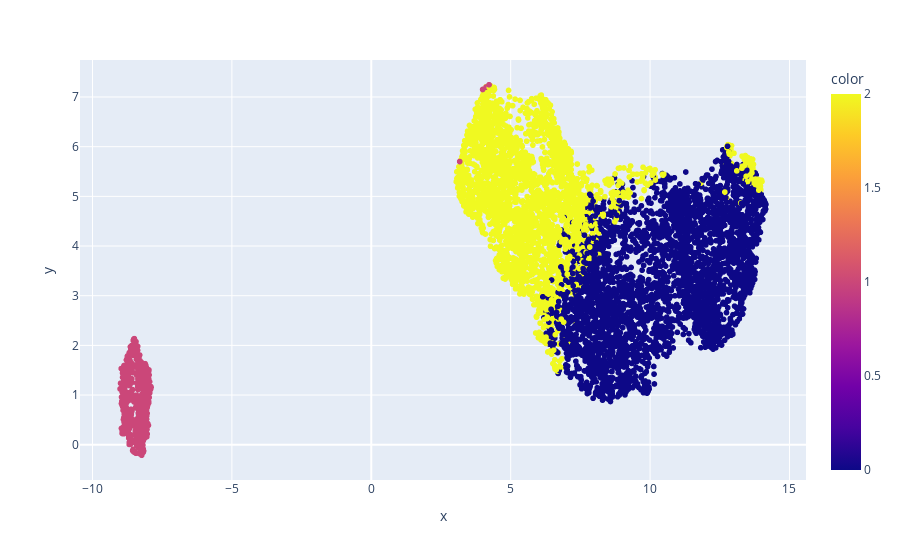
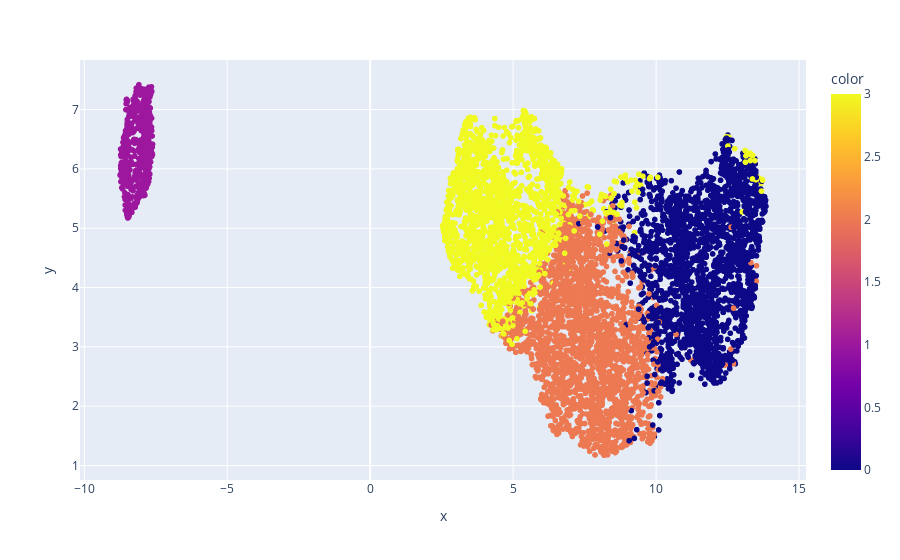
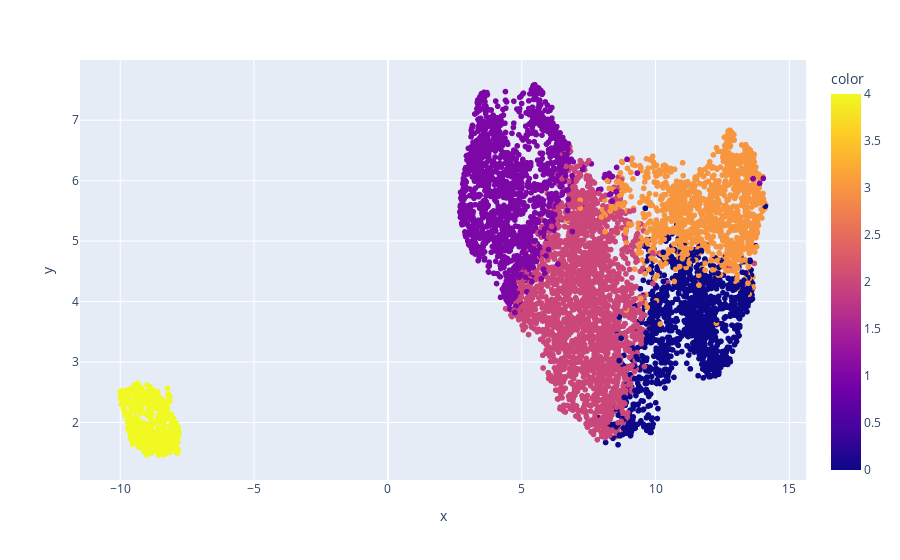

The cell these charts' notebook holds for them, in order:
### Code cell
# Preprocesamiento
X_ct = ct.fit_transform(X)

# Visualización k-means
for k in [3,4,5]:
    kmeans = KMeans(n_clusters = k)
    kmeans.fit(X_ct)
    print('-'*100)
    print(f'\t\t\t\t\tK-Means con k = {k}')
    print('-'*100)
    graficar_clusters(clusters = kmeans.labels_, preprocessed_data = X_ct, posicion = df_players.Club_Position.values)

### Figure 1 — Plotly figure (JSON) as saved in the notebook; plotly's stock layout.template omitted (floating-point values rounded to 4 significant figures; data arrays with more than 128 entries replaced by an {"elided": "..."} marker saying what was removed)
{"data": [{"customdata": {"elided": "6949x1 int values"}, "hovertemplate": "x=%{x}<br>y=%{y}<br>posicion=%{customdata[0]}<br>color=%{marker.color}<extra></extra>", "legendgroup": "", "marker": {"color": {"elided": "6949 int values"}, "coloraxis": "coloraxis", "symbol": "circle"}, "mode": "markers", "name": "", "showlegend": false, "type": "scattergl", "x": {"elided": "6949 float values"}, "xaxis": "x", "y": {"elided": "6949 float values"}, "yaxis": "y"}], "layout": {"coloraxis": {"colorbar": {"title": {"text": "color"}}, "colorscale": [[0, "#0d0887"], [0.1111, "#46039f"], [0.2222, "#7201a8"], [0.3333, "#9c179e"], [0.4444, "#bd3786"], [0.5556, "#d8576b"], [0.6667, "#ed7953"], [0.7778, "#fb9f3a"], [0.8889, "#fdca26"], [1, "#f0f921"]]}, "legend": {"tracegroupgap": 0}, "margin": {"t": 60}, "xaxis": {"anchor": "y", "domain": [0, 1], "title": {"text": "x"}}, "yaxis": {"anchor": "x", "domain": [0, 1], "title": {"text": "y"}}}}

### Figure 2 — Plotly figure (JSON) as saved in the notebook; plotly's stock layout.template omitted (floating-point values rounded to 4 significant figures; data arrays with more than 128 entries replaced by an {"elided": "..."} marker saying what was removed)
{"data": [{"customdata": {"elided": "6949x1 int values"}, "hovertemplate": "x=%{x}<br>y=%{y}<br>posicion=%{customdata[0]}<br>color=%{marker.color}<extra></extra>", "legendgroup": "", "marker": {"color": {"elided": "6949 int values"}, "coloraxis": "coloraxis", "symbol": "circle"}, "mode": "markers", "name": "", "showlegend": false, "type": "scattergl", "x": {"elided": "6949 float values"}, "xaxis": "x", "y": {"elided": "6949 float values"}, "yaxis": "y"}], "layout": {"coloraxis": {"colorbar": {"title": {"text": "color"}}, "colorscale": [[0, "#0d0887"], [0.1111, "#46039f"], [0.2222, "#7201a8"], [0.3333, "#9c179e"], [0.4444, "#bd3786"], [0.5556, "#d8576b"], [0.6667, "#ed7953"], [0.7778, "#fb9f3a"], [0.8889, "#fdca26"], [1, "#f0f921"]]}, "legend": {"tracegroupgap": 0}, "margin": {"t": 60}, "xaxis": {"anchor": "y", "domain": [0, 1], "title": {"text": "x"}}, "yaxis": {"anchor": "x", "domain": [0, 1], "title": {"text": "y"}}}}

### Figure 3 — Plotly figure (JSON) as saved in the notebook; plotly's stock layout.template omitted (floating-point values rounded to 4 significant figures; data arrays with more than 128 entries replaced by an {"elided": "..."} marker saying what was removed)
{"data": [{"customdata": {"elided": "6949x1 int values"}, "hovertemplate": "x=%{x}<br>y=%{y}<br>posicion=%{customdata[0]}<br>color=%{marker.color}<extra></extra>", "legendgroup": "", "marker": {"color": {"elided": "6949 int values"}, "coloraxis": "coloraxis", "symbol": "circle"}, "mode": "markers", "name": "", "showlegend": false, "type": "scattergl", "x": {"elided": "6949 float values"}, "xaxis": "x", "y": {"elided": "6949 float values"}, "yaxis": "y"}], "layout": {"coloraxis": {"colorbar": {"title": {"text": "color"}}, "colorscale": [[0, "#0d0887"], [0.1111, "#46039f"], [0.2222, "#7201a8"], [0.3333, "#9c179e"], [0.4444, "#bd3786"], [0.5556, "#d8576b"], [0.6667, "#ed7953"], [0.7778, "#fb9f3a"], [0.8889, "#fdca26"], [1, "#f0f921"]]}, "legend": {"tracegroupgap": 0}, "margin": {"t": 60}, "xaxis": {"anchor": "y", "domain": [0, 1], "title": {"text": "x"}}, "yaxis": {"anchor": "x", "domain": [0, 1], "title": {"text": "y"}}}}
